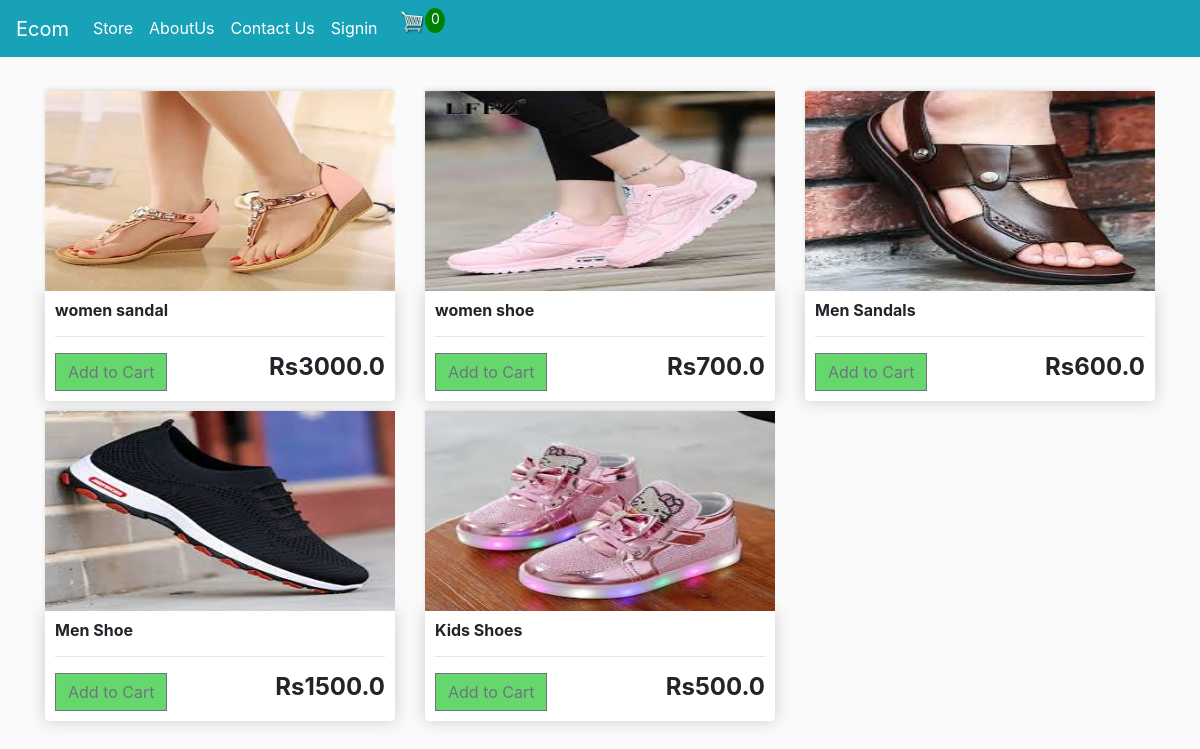
The page / on the database its author committed.
### store/models.py (models this page shows, shortened)
class Product(models.Model):
	name = models.CharField(max_length=200)
	price = models.FloatField()
	digital = models.BooleanField(default=False,null=True, blank=True)
	image = models.ImageField(null=True, blank=True)
	@property
	def imageURL(self):
		try:
			url = self.image.url
		except:
			url = ''
		return url

### store/views.py (the view)
# urls.py: path('', include('store.urls')),
def store(request):
	data = cartData(request)
	cartItems = data['cartItems']
	order = data['order']
	items = data['items']
	products = Product.objects.all()
	context = {'products':products, 'cartItems':cartItems}
	return render(request, 'store/store.html', context)

### store/utils.py (called while the page is built, shortened)
def cookieCart(request):
	try:
		cart = json.loads(request.COOKIES['cart'])
	except:
		cart = {}
		print('CART:', cart)
	items = []
	order = {'get_cart_total':0, 'get_cart_items':0, 'shipping':False}
	cartItems = order['get_cart_items']
	return {'cartItems':cartItems ,'order':order, 'items':items}

def cartData(request):
	if request.user.is_authenticated:
		customer = request.user.customer
		order, created = Order.objects.get_or_create(customer=customer, complete=False)
		items = order.orderitem_set.all()
		cartItems = order.get_cart_items
	else:
		cookieData = cookieCart(request)
		cartItems = cookieData['cartItems']
		order = cookieData['order']
		items = cookieData['items']
	return {'cartItems':cartItems ,'order':order, 'items':items}

### store/templates/store/store.html
{% extends 'store/main.html' %}
{% load static %}
{% block content %}
	<div class="row">
		{% for product in products %}
		<div class="col-lg-4">
			<img class="thumbnail" src="{{product.imageURL}}">
			<div class="box-element product">
				<h6><strong>{{product.name}}</strong></h6>
				<hr>
				<button data-product="{{product.id}}" data-action="add" class="btn btn-outline-secondary add-btn update-cart">Add to Cart</button>
				<h4 style="display: inline-block; float: right"><strong>Rs{{product.price}}</strong></h4>
			</div>
		</div>
		{% endfor %}
	</div>
{% endblock content %}

### static/css/main.css (style rules this page uses)
body { background-color: hsl(0, 0%, 98%); }
h1,h2,h3,h4,h5,h6 { color:(360, 0%, 30%); }
.box-element { box-shadow:hsl(0, 0%, 80%) 0 0 16px; background-color:#fff; border-radius: 4px; padding: 10px; }
.thumbnail { width: 100%; height: 200px; -webkit-box-shadow: -1px -3px 5px -2px rgba(214,214,214,1); -moz-box-shadow: -1px -3px 5px -2px rgba(214,214,214,1); box-shadow: -1px -3px 5px -2px rgba(214,214,214,1); }
.product { border-radius: 0 0 4px 4px; }
.col-lg-4, .col-lg-6, .col-lg-8, .col-lg-12 { margin-top: 10px; }
.btn { border-radius: 0; background-color:#65d76c; }

### rows shown on the page
Product: imageURL (picture), name "women sandal", price "3000.0"
Product: imageURL (picture), name "women shoe", price "700.0"
Product: imageURL (picture), name "Men Sandals", price "600.0"
Product: imageURL (picture), name "Men Shoe", price "1500.0"
Product: imageURL (picture), name "Kids Shoes", price "500.0"

### other values the page prints
{{ cartItems }} "0"
